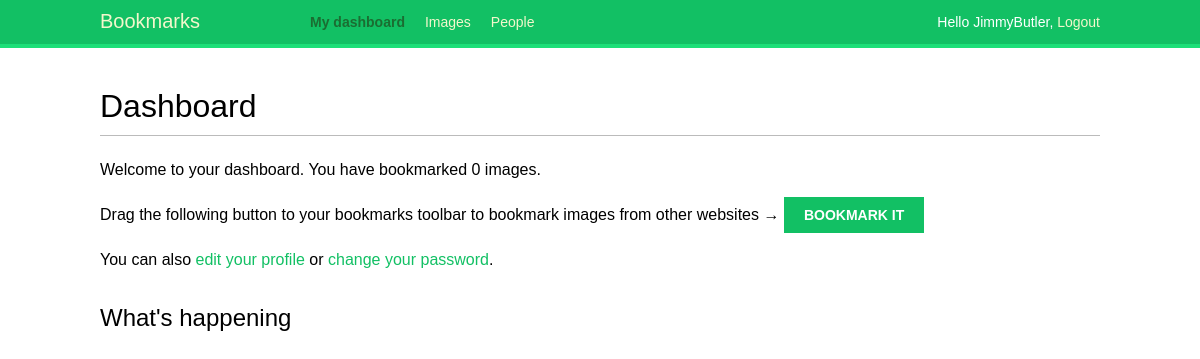
Page /account/ (signed in) on the earlier database version.
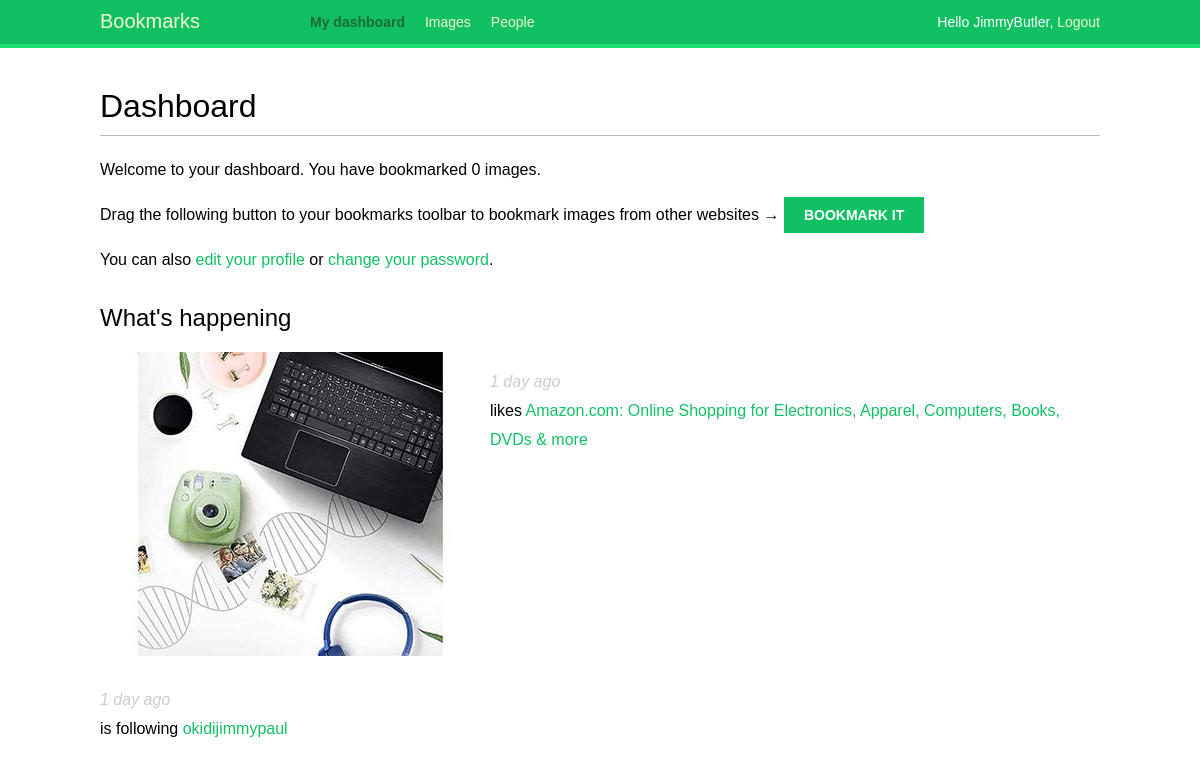
Same page on the later database version.
### actions/models.py (models this page shows)
class Action(models.Model):
    user = models.ForeignKey('auth.User',
                             related_name='actions',
                             db_index=True,
                             on_delete=models.CASCADE)
    verb = models.CharField(max_length=255)
    target_ct = models.ForeignKey(ContentType,
                                  blank=True,
                                  null=True,
                                  related_name='target_obj',
                                  on_delete=models.CASCADE)
    target_id = models.PositiveIntegerField(null=True,
                                            blank=True,
                                            db_index=True)
    target = GenericForeignKey('target_ct', 'target_id')
    created = models.DateTimeField(auto_now_add=True,
                                   db_index=True)
    class Meta:
        ordering = ('-created',)

### images/models.py (models this page shows, shortened)
class Image(models.Model):
    user = models.ForeignKey(settings.AUTH_USER_MODEL,
                            related_name='images_created',
                            on_delete=models.CASCADE)
    users_like = models.ManyToManyField(settings.AUTH_USER_MODEL,
                                        related_name='images_liked',
                                        blank=True)
    title = models.CharField(max_length=200) #A title for the image.
    slug = models.SlugField(max_length=200, blank=True) #slug is used for building beautiful SEO-friendly URLs.
    url = models.URLField() #The original URL for this image.
    image = models.ImageField(upload_to='images/%Y/%m/%d/') #the image file
    description = models.TextField(blank=True) #An optional description for the image.
    created = models.DateField(auto_now_add=True, db_index=True) # date and time the object is created ib the db
    total_likes = models.PositiveIntegerField(db_index=True,
                                            default=0)
    def __str__(self):
        return self.title
    def get_absolute_url(self):
            return reverse('images:detail', args=[self.id, self.slug])

### account/views.py (the view)
# urls.py: path('', views.dashboard, name='dashboard'),
@login_required  #The login_required decorator checks whether the current user is authenticated
def dashboard(request):
    actions = Action.objects.exclude(user=request.user)
    following_ids = request.user.following.values_list('id',
                                                       flat=True)
    if following_ids:
        actions = actions.filter(user_id__in=following_ids)
    actions = actions.select_related('user', 'user__profile')\
                     .prefetch_related('target')[:10] #user__profile to join the Profile table in a single SQL query and if no arguments is passed to it, it will retrieve objects from all ForeignKey relationships.
    return render(request,
                    'accounts/dashboard.html',
                    {'section': 'dashboard',
                    'actions': actions})

### account/templates/accounts/dashboard.html (shortened to what this page needs)
{% extends "base.html" %}
{% block content %}
  <h1>Dashboard</h1>
  {% with total_images_created=request.user.images_created.count %}
    <p>Welcome to your dashboard. You have bookmarked {{ total_images_created }} image{{ total_images_created|pluralize }}.</p>
  {% endwith %}
  <p>Drag the following button to your bookmarks toolbar to bookmark images from other websites → <a href="javascript:{% include "bookmarklet_launcher.js" %}" class="button">Bookmark it</a><p>
  <p>You can also <a href="{% url "edit" %}">edit your profile</a> or <a href="{% url "password_change" %}">change your password</a>.<p>
    <h2>What's happening</h2>
    <div id="action-list">
      {% for action in actions %}
        {% include "actions/action/detail.html" %}
      {% endfor %}
    </div>
{% endblock %}

### actions/templates/actions/action/detail.html (shortened to what this page needs)
{% load thumbnail %}
{% with user=action.user profile=action.user.profile %}
<div class="action">
  <div class="images">
    {% if action.target %}
      {% with target=action.target %}
        {% if target.image %}
          {% thumbnail target.image "80x80" crop="100%" as im %}
          <a href="{{ target.get_absolute_url }}">
            <img src="{{ im.url }}" class="item-img">
          </a>
        {% endif %}
      {% endwith %}
    {% endif %}
  </div>
  <div class="info">
    <p>
      <span class="date">{{ action.created|timesince }} ago</span>
      <br />
      {{ action.verb }}
      {% if action.target %}
        {% with target=action.target %}
          <a href="{{ target.get_absolute_url }}">{{ target }}</a>
        {% endwith %}
      {% endif %}
    </p>
  </div>
</div>
{% endwith %}

Differences in the rows shown:
added Action: target_id 2 (drawn), created "1 day", verb "likes", target "Amazon.com: Online Shopping for Electronics, Apparel, Computers, Books, DVDs & more"
added Action: created "1 day", verb "is following", target "okidijimmypaul"
